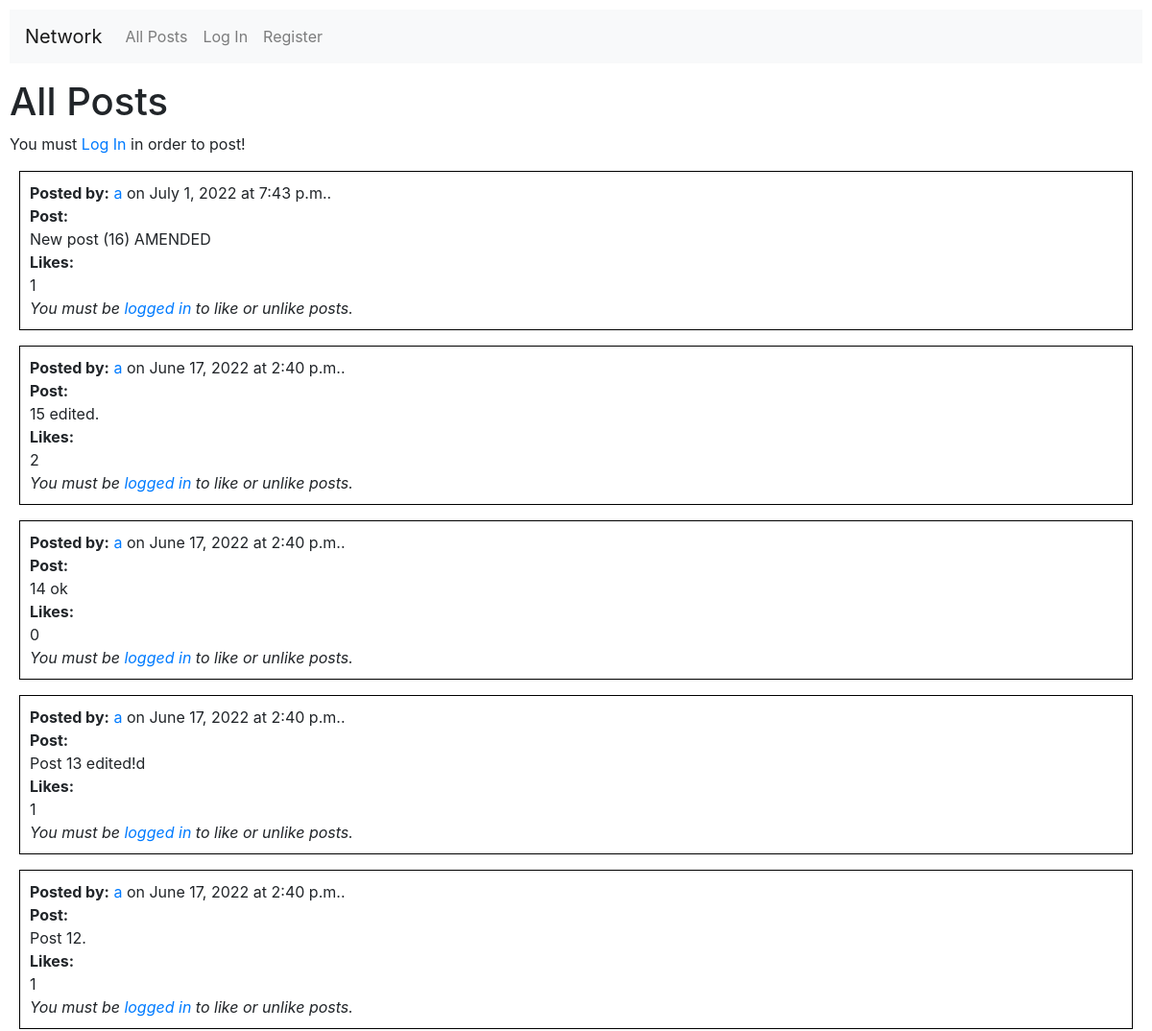
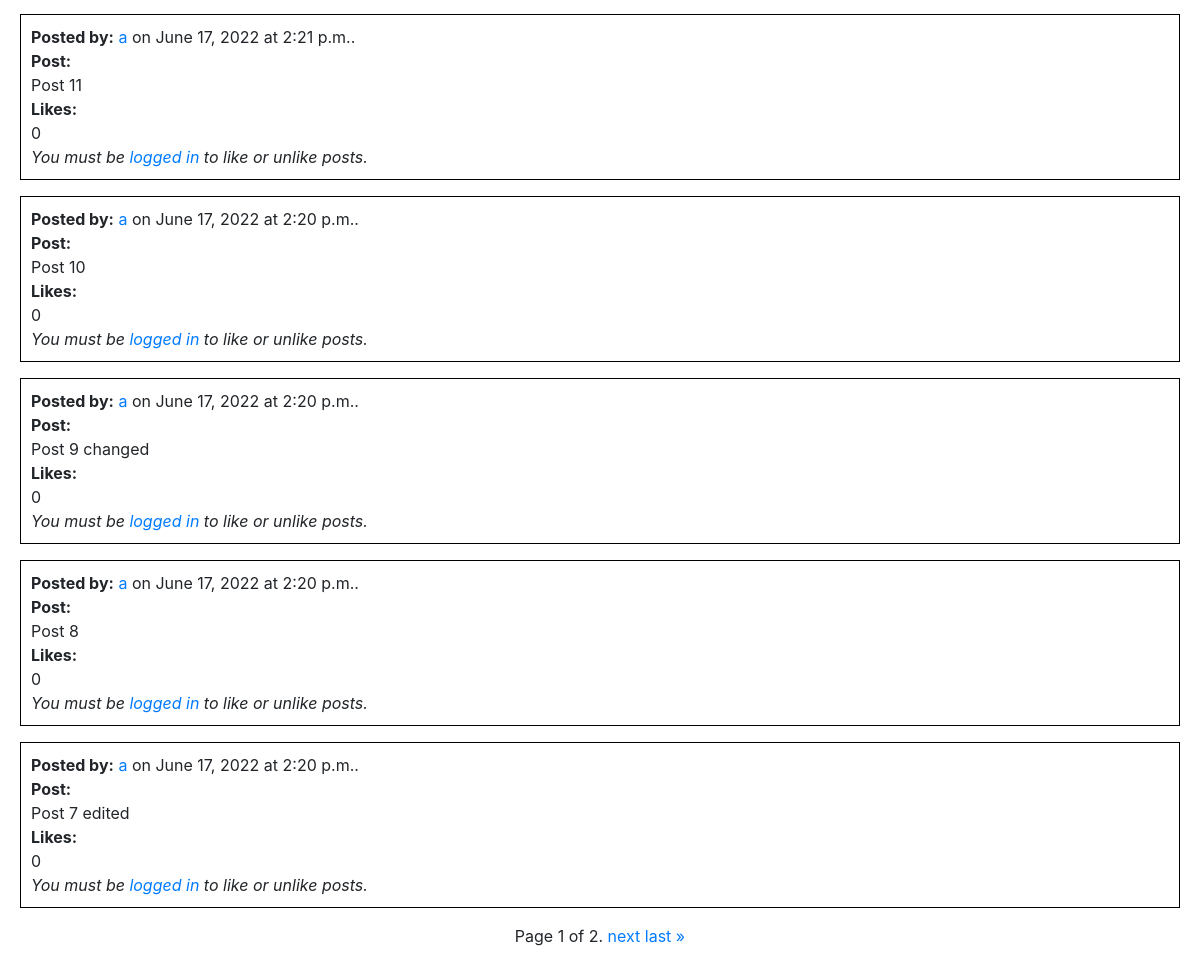
Before: / with the older database file (2 pictures, top to bottom).
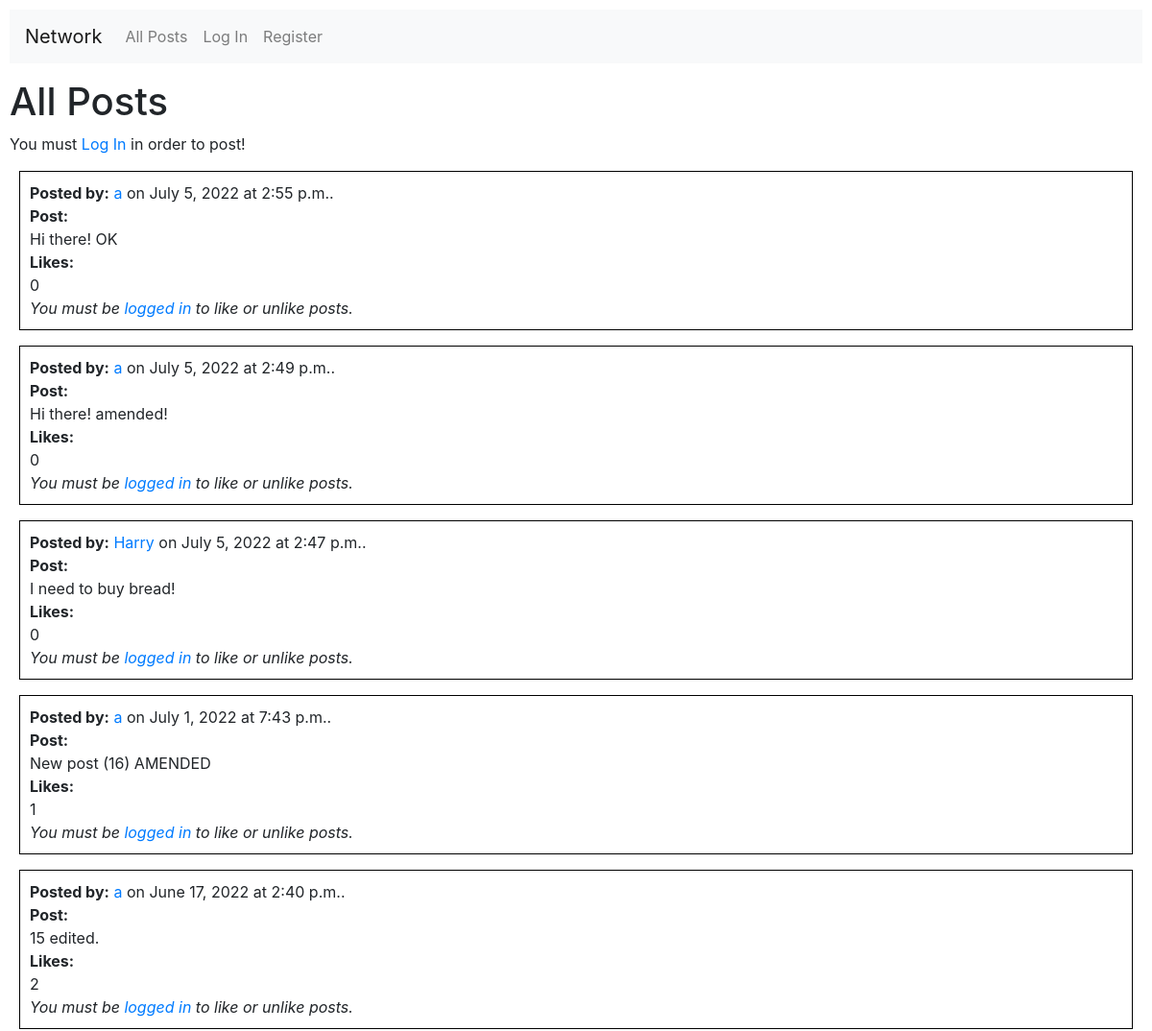
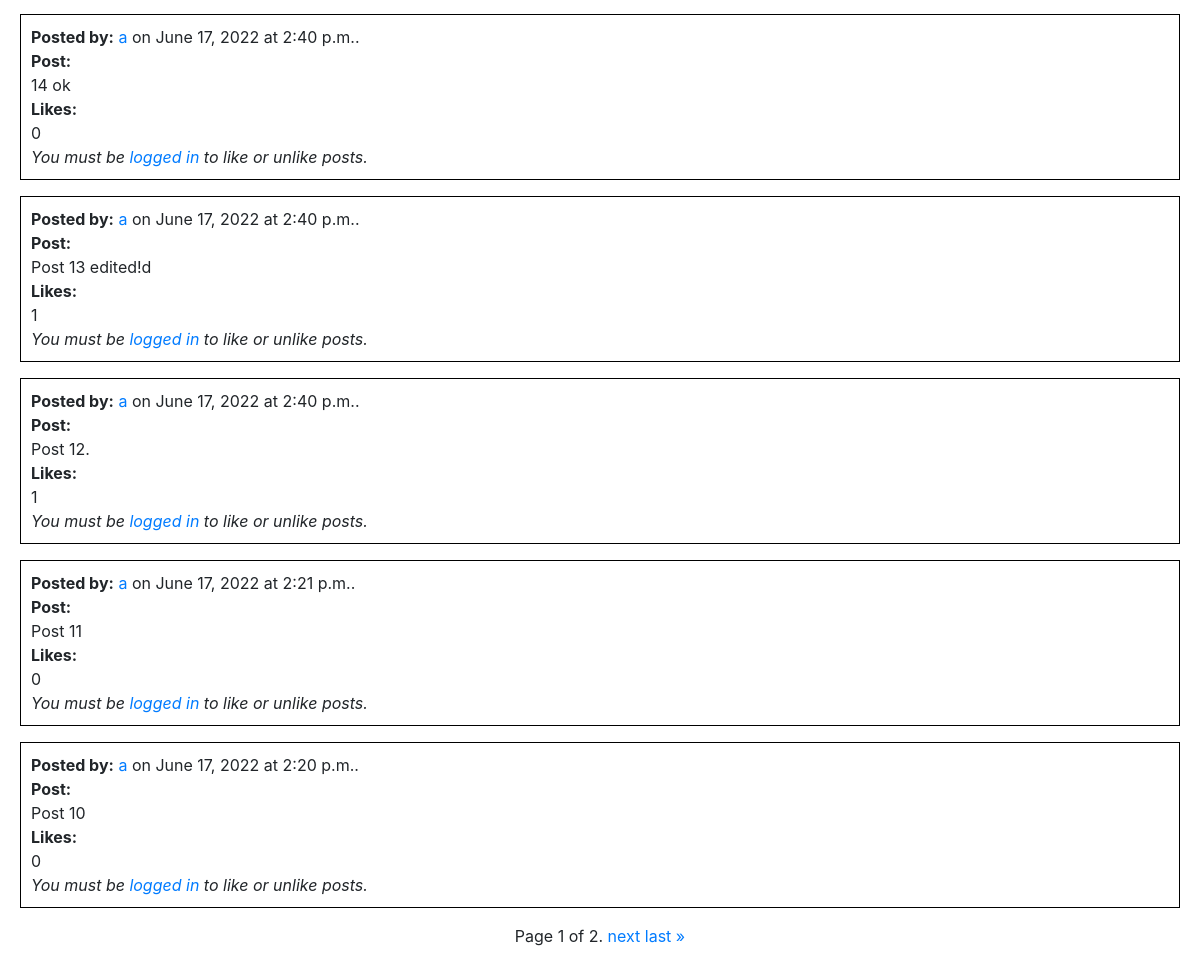
After: the same page with the newer database file (2 pictures, top to bottom).
### network/models.py (models this page shows, shortened)
class Post(models.Model):
    userid = models.ForeignKey(User, on_delete=models.CASCADE, related_name="user")
    post = models.TextField(max_length=500)
    datetime = models.DateTimeField(default=datetime.now)
    likes = models.IntegerField(default=0)

class User(AbstractUser):
    pass

### network/views.py (the view)
# urls.py: path("", views.index, name="index"),
def index(request):
    user = request.user
    if request.method == "POST":
        posted = request.POST["posted"]
        user = request.user
        post = posted
        now = datetime.now()
        likes = 0
        newpost = Post(userid=user, post=post, datetime=now, likes=likes)
        newpost.save()
        posts = Post.objects.all().order_by('-id')
        paginator = Paginator(posts, 10) # test Paginator with 10 per page
        page_number = request.GET.get('page')
        page_obj = paginator.get_page(page_number)
        if request.user.is_authenticated:
            postslikedbyuser = Like.objects.filter(likedby=user).values_list('postid', flat=True)
        else:
            postslikedbyuser = None
        return render(request, "network/index.html", {
            "posts": posts,
            "page_obj": page_obj,
            "postslikedbyuser": postslikedbyuser
        })
    else:
        posts = Post.objects.all().order_by('-id')
        paginator = Paginator(posts, 10) # test Paginator with 10 per page
        page_number = request.GET.get('page')
        page_obj = paginator.get_page(page_number)
        if request.user.is_authenticated:
            postslikedbyuser = Like.objects.filter(likedby=user).values_list('postid', flat=True)
        else:
            postslikedbyuser = None
        return render(request, "network/index.html", {
            "posts": posts,
            "page_obj": page_obj,
            "postslikedbyuser": postslikedbyuser
        })

### network/templates/network/index.html (shortened to what this page needs)
{% extends "network/layout.html" %}
{% block body %}
    <h1>All Posts</h1>
    {% if user.is_authenticated %}
    <div class="subdiv">
        <h3>New Post</h3>
        <form action="{% url 'index' %}" method="post" >
            {% csrf_token %}
            <textarea class="form-control" name="posted" rows="3" required></textarea >
            <p></p>
            <button type="submit" class="btn btn-dark mb-2">Post</button>
        </form>
    </div>
    {% else %}
    <div>
        You must <a href="{% url 'login' %}">Log In</a> in order to post!
    </div>
    {% endif %}
    {% for post in page_obj %}
    <div id="{{post.id}}" class="subdiv">
        <b>Posted by:</b> <a href="{% url 'profile_page' post.userid.username %}">{{ post.userid.username }}</a>
        on {{ post.datetime.date }}
        at {{ post.datetime.time }}.
        <br>
        <b>Post:</b>
        <div id="post{{post.id}}">{{ post.post }}</div>
        <b>Likes:</b >
        <div id="likecount{{post.id}}">{{ post.likes }}</div>
        {% if user.is_authenticated %}
            {% if post.id in postslikedbyuser %}
                <button id="buttonlike{{post.id}}" onclick="deletelike({{post.id}})" class="buttonedit btn btn-secondary mb-2">Unlike Post</button>
            {% else %}
                <button id="buttonlike{{post.id}}" onclick="addlike({{post.id}})" class="buttonedit btn btn-primary mb-2">Like Post</button>
            {% endif %}
        {% else %}
            <i>You must be <a href="{% url 'login' %}">logged in</a> to like or unlike posts.</i>
        {% endif %}
        <br>
    </div>
    {% empty %}
        We haven't found any post, yet!
        <p></p>
    {% endfor %}
    <nav aria-label="Page navigation example">
        <div class="pagination justify-content-center pagination-lg">
            <span class="step-links">
                <span class="current">
                    Page {{ page_obj.number }} of {{ page_obj.paginator.num_pages }}.
                </span>
                {% if page_obj.has_next %}
                    <a href="?page={{ page_obj.next_page_number }}">next</a>
                    <a href="?page={{ page_obj.paginator.num_pages }}">last &raquo;</a>
                {% endif %}
            </span>
        </div>
    </nav>
{% endblock %}

Changed rows visible on the page:
no longer on this page (row unchanged): Post: userid.username "a", datetime "June 17, 2022", datetime.time "2:20 p.m.", post "Post 9 changed", likes "0"
no longer on this page (row unchanged): Post: userid.username "a", datetime "June 17, 2022", datetime.time "2:20 p.m.", post "Post 8", likes "0"
no longer on this page (row unchanged): Post: userid.username "a", datetime "June 17, 2022", datetime.time "2:20 p.m.", post "Post 7 edited", likes "0"
added Post: userid.username "a", datetime "July 5, 2022", datetime.time "2:55 p.m.", post "Hi there! OK", likes "0"
added Post: userid.username "a", datetime "July 5, 2022", datetime.time "2:49 p.m.", post "Hi there! amended!", likes "0"
added Post: userid.username "Harry", datetime "July 5, 2022", datetime.time "2:47 p.m.", post "I need to buy bread!", likes "0"
